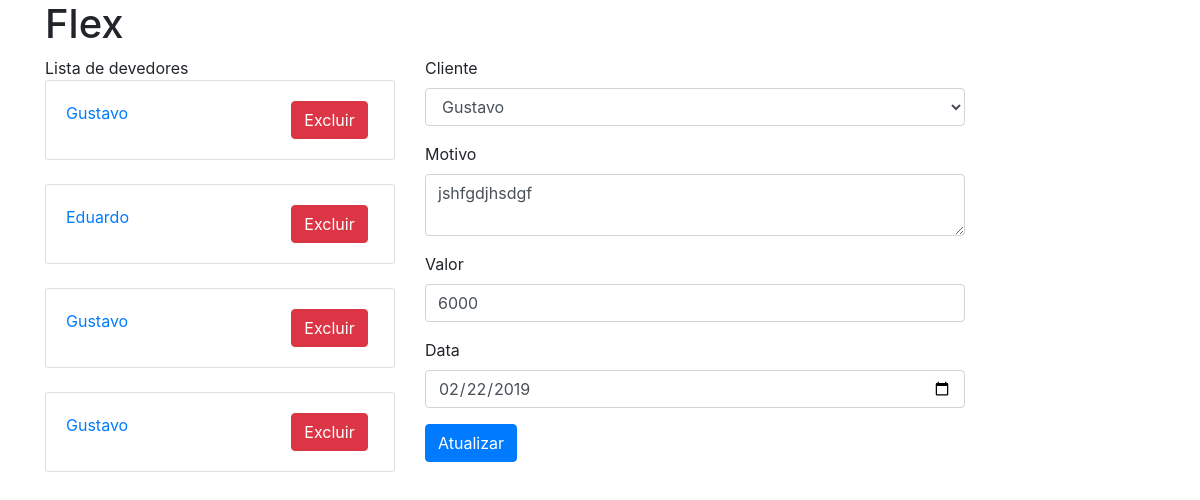
Page /debit/3/edit on the committed database.
### app/models/tables.py (models this page shows, shortened)
class Debit(db.Model):
    __tablename__ = "debits"
    id = db.Column(db.Integer, primary_key=True)
    client_id = db.Column(db.Integer)
    client_name = db.Column(db.String(100))
    description = db.Column(db.Text)
    date = db.Column(db.DateTime, default=datetime.utcnow)
    value = db.Column(db.Float)

### app/controllers/debit.py (the view, shortened to what this page needs)
@app.route('/v1/debit/<int:debit_id>/edit', methods=['PUT'])
@app.route('/debit/<int:debit_id>/edit', methods=['GET', 'POST'])
def edit_debit(debit_id):
    debit = Debit.query.filter_by(id=debit_id).first()
    print(str(request.url_rule))
    if str(request.url_rule) == "/debit/<int:debit_id>/edit":
        if request.method == 'GET':
            form = DebitForm(formdata=request.form, obj=debit)
            debits = Debit.query.all()
            return render_template('debit.html', form=form, action='edit', debits=debits, debit=debit)

### app/models/form.py
class DebitForm(FlaskForm):
    clients = SelectField(choices=[("1-Gustavo", 'Gustavo'), ("2-Eduardo", 'Eduardo')])
    description = TextAreaField('description')
    value = IntegerField(validators=[NumberRange(1000, 9999)])
    date = DateField('date')

### app/templates/debit.html (shortened to what this page needs)
{% extends 'base.html' %}
{% block debits %}
    {% for debit in debits %}
        <br>
        <form action={{ url_for( 'delete_debit', debit_id=debit.id )}} method="POST">
            <div class="card">
                <div class="card-body">
                    <div class="row">
                        <div class="col-md-8">
                            <a href={{ url_for( 'edit_debit', debit_id=debit.id ) }}>{{ debit.client_name }}</a>
                        </div>
                        <div class="col-md-4">
                            <button type="submit" class="btn btn-danger">Excluir</button>
                        </div>
                    </div>
                </div>
            </div>
        </form>
    {% endfor %}
{% endblock %}
{% block content %}
    {% if action == "edit" %}
        <form action={{ url_for( 'edit_debit', debit_id=debit.id ) }} method="post">
    {% else %}
        <form action={{ url_for( 'add_debit' ) }} method="post">
    {% endif %}
        <div class="form-group">
            <label>Cliente</label>
            {{ form.clients(class="form-control") }}
        </div>
        <div class="form-group">
            <label>Motivo</label>
            {{ form.description(class="form-control") }}
        </div>
        <div class="form-group">
            <label>Valor</label>
            {{ form.value(class="form-control") }}
        </div>
        <div class="form-group">
            <label>Data</label>
            {{ form.date(class="form-control") }}
        </div>
        {% if action == "edit" %}
            <button type="submit" class="btn btn-primary">Atualizar</button>
        {% else %}
            <button type="submit" class="btn btn-primary">Salvar</button>
        {% endif %}
{% endblock %}

### rows in the picture
Debit: client_name "Gustavo"
Debit: client_name "Eduardo"
Debit: client_name "Gustavo", description "jshfgdjhsdgf", value "6000", date "02/22/2019"
Debit: client_name "Gustavo"
